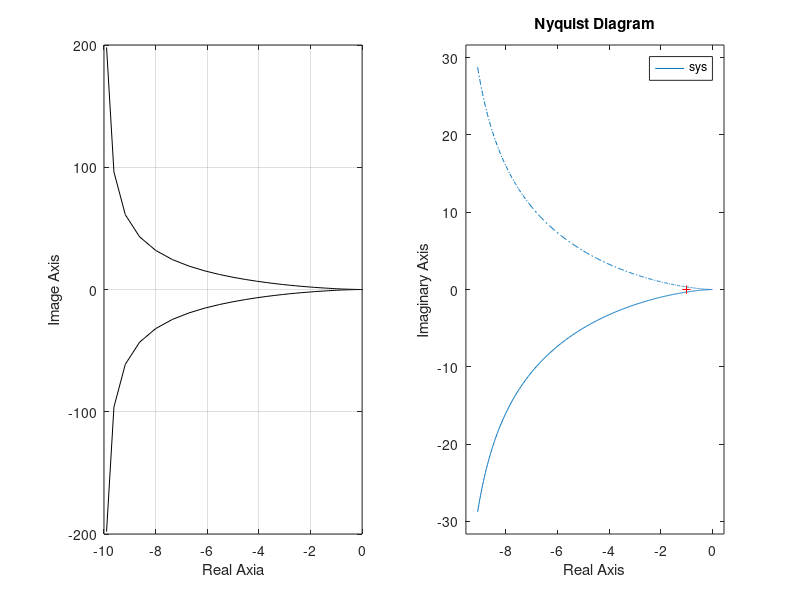

This figure's MATLAB source:
subplot(121)
w = -10:0.1:10;
u = -10./(1 + w.^2);
v = -20./(w + w.^3);
plot(u,v,'k')
xlabel('Real Axia')
ylabel('Image Axis')
grid
subplot(122)
sys = tf(10,[1 1 0])
nyquist(sys)
grid